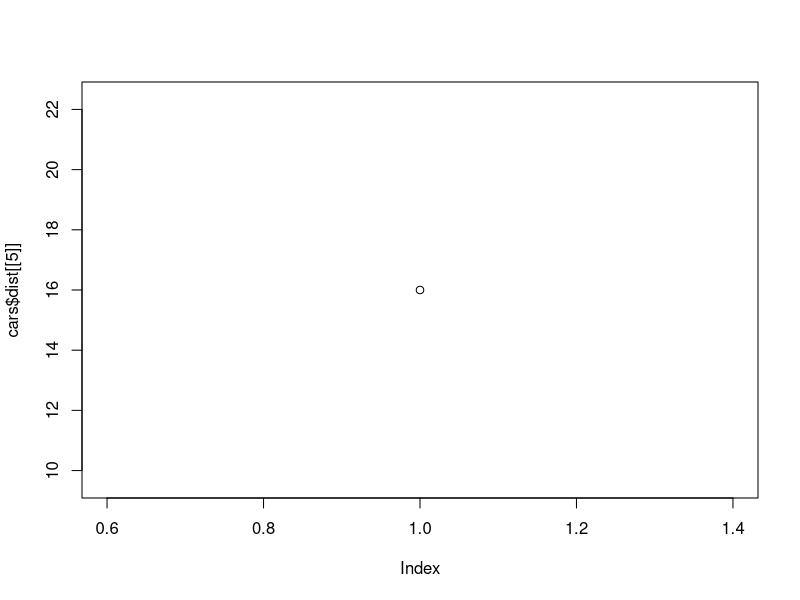

The R script that drew this image:
## ---- chunk 1
knitr::opts_chunk$set(echo = TRUE)
## ---- chunk 2
c <- cars
plot(cars$dist[[5]])
print('this is a dot')
